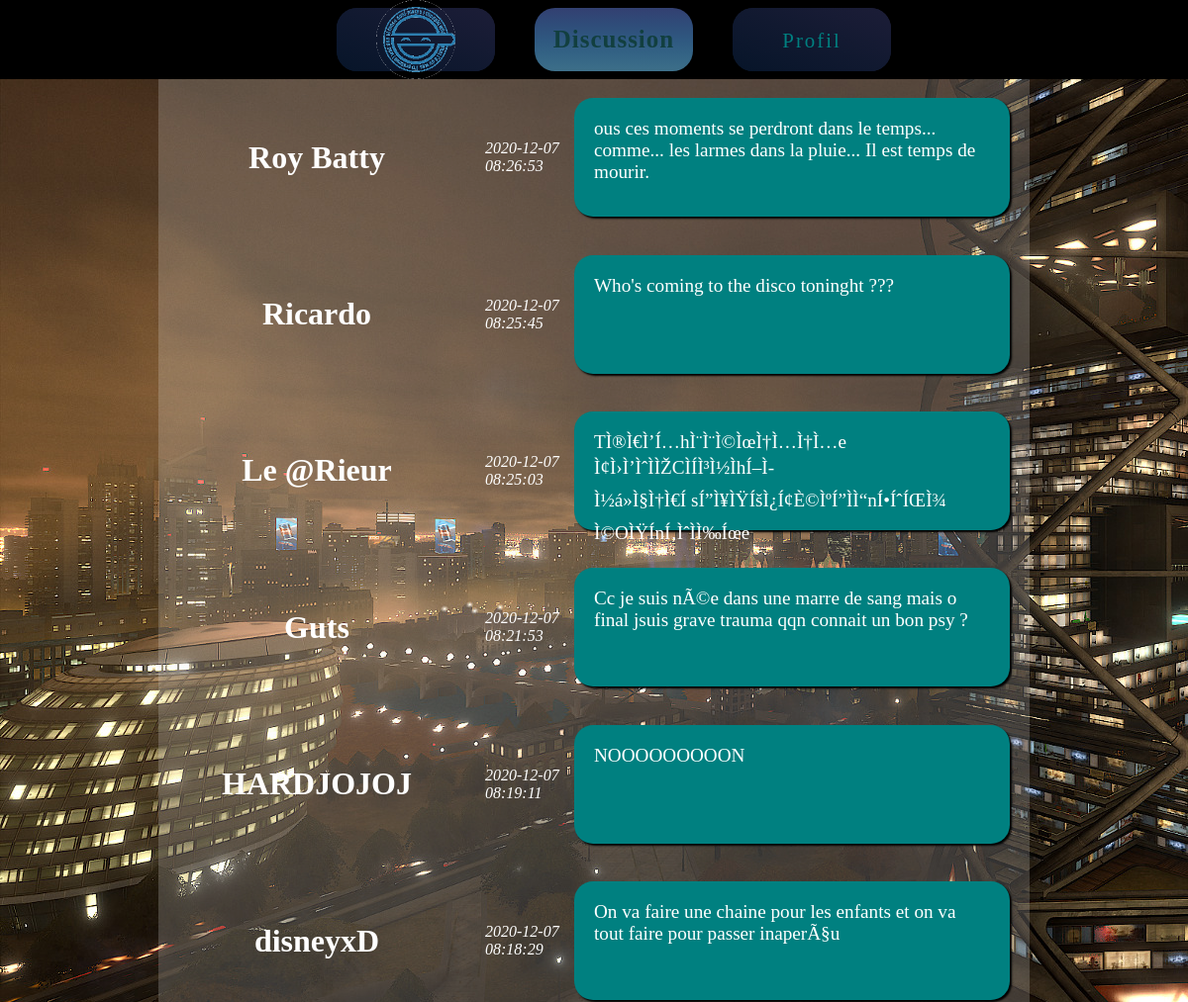
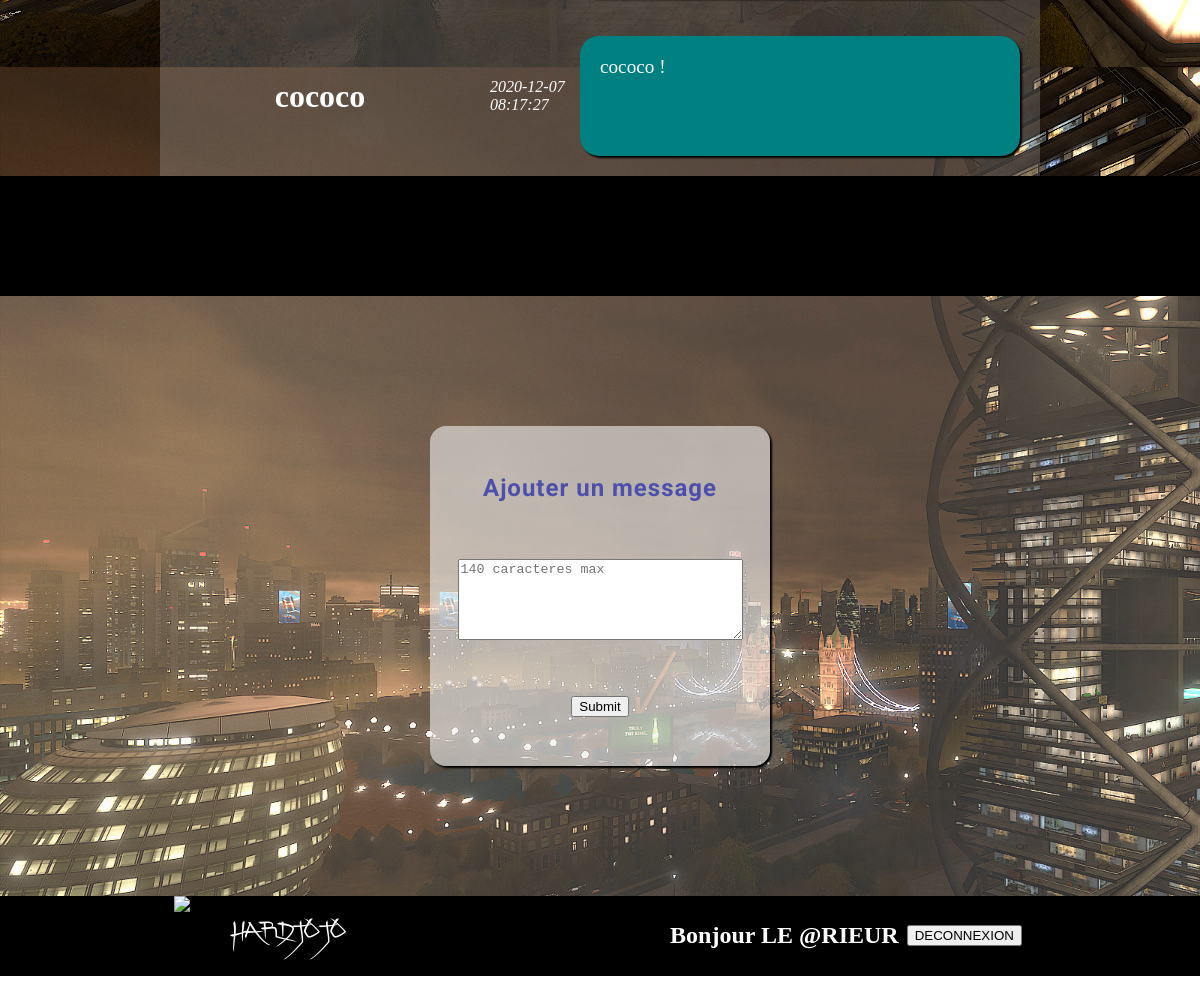
The app's page /pages/discussion.php (signed in) with its own data (2 pictures, top to bottom).
### tables this page shows
CREATE TABLE IF NOT EXISTS `messages` (
  `id` int(11) NOT NULL AUTO_INCREMENT,
  `messages` varchar(140) NOT NULL,
  `id_utilisateur` int(11) NOT NULL,
  `date` datetime NOT NULL,
  PRIMARY KEY (`id`)
);

CREATE TABLE IF NOT EXISTS `utilisateurs` (
  `id` int(11) NOT NULL AUTO_INCREMENT,
  `login` varchar(255) NOT NULL,
  `password` varchar(255) NOT NULL,
  PRIMARY KEY (`id`)
);

### require/php_/function.php (the view, shortened to what this page needs)
<?php
function discussion_display ($bdd){
$sql_recuperation = "SELECT u.login, m.date, m.messages FROM utilisateurs AS u
INNER JOIN messages AS m WHERE m.id_utilisateur = u.id ORDER BY m.date DESC";
$sql_result = mysqli_query($bdd ,$sql_recuperation);
while($messages_display = mysqli_fetch_assoc($sql_result)){
    echo "<section class='element_messages'><p class='p_pseudo'>". htmlspecialchars($messages_display['login']). "</p>
    <p class='p_date'>" . htmlspecialchars($messages_display['date']). "</p>
    <p class='p_messages'>" . htmlspecialchars($messages_display['messages']) . "</p></section>";
}
}
    ?>

### require/html_/header.php (shortened to what this page needs)
<?php
echo"
<!DOCTYPE html>
<html lang='en'>
<head>
    <meta charset='UTF-8'>
    <meta name='viewport' content='width=device-width, initial-scale=1.0'>
    <title>$header_title</title>
    <link rel='stylesheet' href='$headerCss'>
    <link rel='stylesheet' href='$header_css'>
    <link href='https://fonts.googleapis.com/css2?family=Roboto&display=swap' rel='stylesheet'>
</head>
<body>
<header>
  <nav>
    <ul>
       <li ";
       switch($id_page_header)
       {
        default:
          echo" class='nav_case_neutral' ";
        break;
        }
        echo" ><a href='$accueil_path'><img src='$img_accueil' class='img_accueil' ></a></li>
    </ul>
    <ul>";
          echo" <li ";
if(!isset($_SESSION['connected'])){
          switch($id_page_header)
          {
            case 3:
              echo" class='nav_case' ";
            break;
            default:
              echo" class='nav_case_locked' ";
          break;
        }
          echo" ><a href='$discussion_path'>Discussion</a></li></a></li>
    </ul>";
      }
      else{
        switch($id_page_header)
        {
          case 3:
            echo" class='nav_case' ";
          break;
      }
        echo" ><a href='$discussion_path'>Discussion</a></li></a></li>
  </ul>";
      }
  if(isset($_SESSION['connected'])){
    echo "<ul>";
        echo"<li ";
        switch($id_page_header)
        {
          default:
            echo" class='nav_case_neutral'";
          break;
        }
        echo "><a href='$profil_path'>Profil</a></li>
      </ul>";
      }
      echo "
    </nav>
</header>
";
?>

### pages/discussion.php (shortened to what this page needs)
<?php
require('../require/php_/function.php');
$header_css = '../css/discussion.css';
$header_title = 'discussion';
$headerCss = '../css/header.css';
    $id_page_header = 3;
$discussion_path = 'discussion.php';
$profil_path = 'profil.php';
$accueil_path = '../index.php';
$img_accueil = '../images/lerieur.png';
require('../require/html_/header.php');
?>
<main>
    <section class="messages_display">
        <article class="elemnt_messages">
            <?php
            discussion_display ($bdd);
            ?>
        </article>
</section>
    <section class="blank_section"></section>
    <section class="dicussion_form" >
        <form action="" method="POST" class="form_edited">
        <label for="message">Ajouter un message</label>
        <textarea maxlength="140" id="message_id" name="message"
          rows="5" cols="33" placeholder="140 caracteres max"></textarea>
          <input type="submit" id="submit4" name="submit" class="deco_main">
        </form>
    </section>
</main>
<?php
$image_dev = '../images/netero.png';
$footerCss = '../css/footer.css';
include("../require/html_/footer.php");
?>

### require/html_/footer.php
<?php
if(isset($_SESSION['connected']))
$utilisateur = $_SESSION['utilisateur'];
echo"
<link rel='stylesheet' href='$footerCss'>
<footer>
    <section class='article_signature'>
    <img alt='signature dev' src='$image_dev' class='img_signature'>
       <p class='font_signature'> HARDJOJO </p>
    </section>";
    if(isset($_SESSION['connected'])){
        echo "<article class='footer_deco'><p class='bjr_utilisateur'> Bonjour ". strtoupper($utilisateur['login']) . "</p>";
        if($id_page_header == 1){
            echo" <form method='POST' action='pages/deconnexion.php'>
            <input type='submit' class='deco' name='deconnexion' value='DECONNEXION'>
            </form>";
        }
        else{
            echo"<form method='POST' action='deconnexion.php'>
            <input type='submit' class='deco' name='deconnexion' value='DECONNEXION'>
            </form>
            </article>";
    }
}
echo"
</footer>
</body>
</html>";?>

### css/header.css (style rules this page uses)
body { margin:0; }
header { height:10vh; width:100%; background-color: black; display: flex; flex-direction: row; justify-content: center; align-items: center; }
nav { display: flex; flex-direction: row; justify-content: center; align-items: center; width:90%; height:80%; color: white; }
ul { display: flex; flex-direction: row; align-items: center; height:100%; }
li { list-style-type: none; font-size: 1.3em; height:100%; display: flex; flex-direction: row; align-items: center; }
.img_accueil { height:80px; width:80px; }
label { font-family: 'Roboto Condensed', sans-serif; font-size: 1.5em; color: rgb(77, 79, 173); font-weight: bold; font-family: 'Roboto', sans-serif; letter-spacing: 1px; }
.form_edited { display: flex; flex-direction: column; align-items: center; justify-content: space-around; height: 50%; width:25%; padding:20px; background-color: rgba(240,240,240,0.6); border-radius: 1em; box-shadow: 2px 2px 2px black; }
.nav_case { background-image: linear-gradient(to bottom, #334071, #2f4c79, #2f5880, #346485, #3d6f89); display: flex; justify-content: center; border-radius: 1em; width:20vh; color:rgb(11, 71, 71); }
.nav_case_neutral { background-image: linear-gradient(to right top, #071529, #0c172d, #111930, #171b34, #1c1d37); display: flex; width:20vh; justify-content: center; border-radius: 1em; color: teal; }
.nav_case a { text-decoration: none; color:rgb(18, 63, 63); font-size: 1.2em; font-weight: bold; height:100%; width:100%; display: flex; justify-content: center; align-items: center; letter-spacing: 1px; }
.nav_case_neutral a { text-decoration: none; color: teal; height:100%; display: flex; justify-content: center; align-items: center; line-height: 5px; letter-spacing: 2px; background-image: linear-gradient(to right top, #071529, #0c172d, #111930, #171b34, #1c1d37); width:20vh; border-radius: 1em; }

### css/discussion.css (style rules this page uses)
main { min-height:80vh; background-image: url('../images/city4.jpg'); background-attachment: fixed; }
.p_pseudo { font-size: 2em; font-weight: bold; width:40vh; text-align: center; }
.p_date { font-size: 1em; font-style: italic; width:10vh; padding-right: 10px; padding-left:10px; display: flex; align-items: center; }
.p_messages { background-color: teal; border-radius: 1em; font-size: 1.2em; padding:20px; box-shadow: 2px 2px 2px black; width:50vh; height:10vh; overflow-wrap: break-word; }
.messages_display { display: flex; justify-content: center; }
.element_messages { width:110vh; color:white; display: flex; align-items: center; background-color: rgba(240,240,240,0.2); }
.dicussion_form { width:100%; height:75vh; display: flex; justify-content: center; align-items: center; background-color: rgba(240,240,240,0.2); }
.blank_section { height:15vh; width:100%; background-color: black; }

### css/footer.css (style rules this page uses)
footer { height:10vh; width:100%; background-color: black; display: flex; flex-direction: row; justify-content: space-around; align-items: center; }
.article_signature { display: flex; flex-direction: row; justify-content: space-between; align-items: center; width: 12%; }
.font_signature { font-family: 'signature'; font-size: 1.3em; color:white; }
.img_signature { height:80px; width:80px; }
.bjr_utilisateur { color:white; font-weight: bold; font-size: 1.5em; }
.footer_deco { min-width:45vh; display: flex; flex-direction: row; align-items: center; justify-content: space-around; }

### records on screen
messages: id_utilisateur.login "Roy Batty", date "2020-12-07 08:26:53", messages "ous ces moments se perdront dans le temps... comme... les larmes dans la pluie... Il est temps de mourir."
messages: id_utilisateur.login "Ricardo", date "2020-12-07 08:25:45", messages "Who's coming to the disco toninght ???"
messages: id_utilisateur.login "Le @Rieur", date "2020-12-07 08:25:03", messages "TÌ®Ì€Ì’Í…hÌ¨Ì¨Ì©ÌœÌ†Ì…Ì†Ì…e Ì¢Ì›Ì’ÌˆÌÌŽCÌÍÌ³Ì½ÌhÍ–Ì­Ì½á»Ì§Ì†Ì€Í sÍ”Ì¥ÌŸÍšÌ¿Í¢È©ÌºÍ”ÌÌ“nÍ•ÍˆÍŒÌ¾ Ì©OÌŸÍnÍ‚ÌˆÌÌ‰Íœe"
messages: id_utilisateur.login "Guts", date "2020-12-07 08:21:53", messages "Cc je suis nÃ©e dans une marre de sang mais o final jsuis grave trauma qqn connait un bon psy ?"
messages: id_utilisateur.login "HARDJOJOJ", date "2020-12-07 08:19:11", messages "NOOOOOOOOON"
messages: id_utilisateur.login "disneyxD", date "2020-12-07 08:18:29", messages "On va faire une chaine pour les enfants et on va tout faire pour passer inaperÃ§u"
messages: id_utilisateur.login "cococo", date "2020-12-07 08:17:27", messages "cococo !"

### other values on screen
$utilisateur['login'] "LE @RIEUR"
